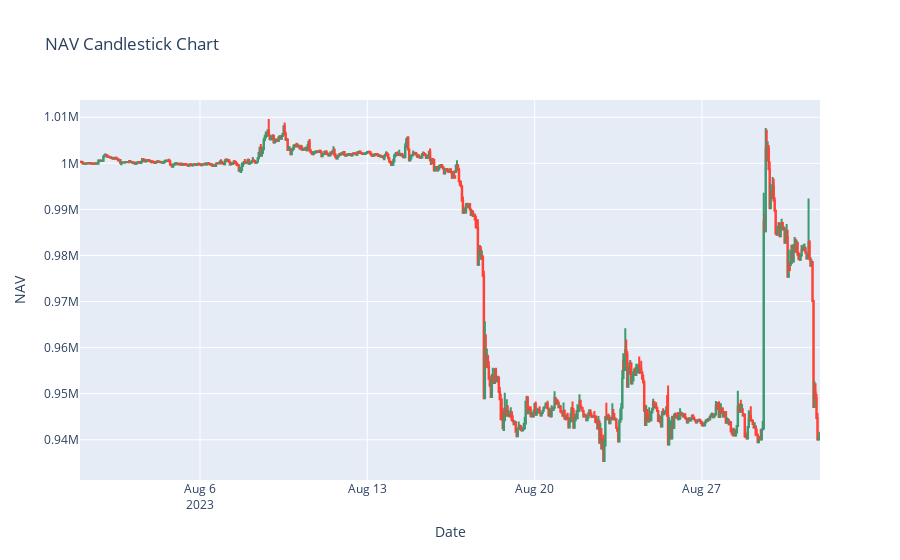

Notebook code cell kept with this figure:
### Code cell
import pandas as pd
import plotly.graph_objects as go

nav_df['date'] = pd.to_datetime(nav_df['open_time'], unit='ms')

# Create a Candlestick chart
fig = go.Figure(data=[go.Candlestick(x=nav_df['date'],
                open=nav_df['open'],
                high=nav_df['high'],
                low=nav_df['low'],
                close=nav_df['close'])])

# Customize the layout
fig.update_layout(
    title='NAV Candlestick Chart',
    yaxis_title='NAV',
    xaxis_title='Date',
    xaxis_rangeslider_visible=False  # Hides the range slider
)

# Show the figure
fig.show()

### Figure 1 — Plotly figure (JSON) as saved in the notebook; plotly's stock layout.template omitted (floating-point values rounded to 4 significant figures; data arrays with more than 128 entries replaced by an {"elided": "..."} marker saying what was removed)
{"data": [{"close": {"elided": "743 float values"}, "high": {"elided": "743 float values"}, "low": {"elided": "743 float values"}, "open": {"elided": "743 float values"}, "type": "candlestick", "x": {"elided": "743 str values"}}], "layout": {"autosize": true, "title": {"text": "NAV Candlestick Chart"}, "xaxis": {"autorange": true, "range": ["2023-07-31 23:30", "2023-08-31 22:30"], "rangeslider": {"visible": false, "yaxis": {}}, "title": {"text": "Date"}, "type": "date"}, "yaxis": {"autorange": true, "range": [931300.0, 1014000.0], "title": {"text": "NAV"}}}}
